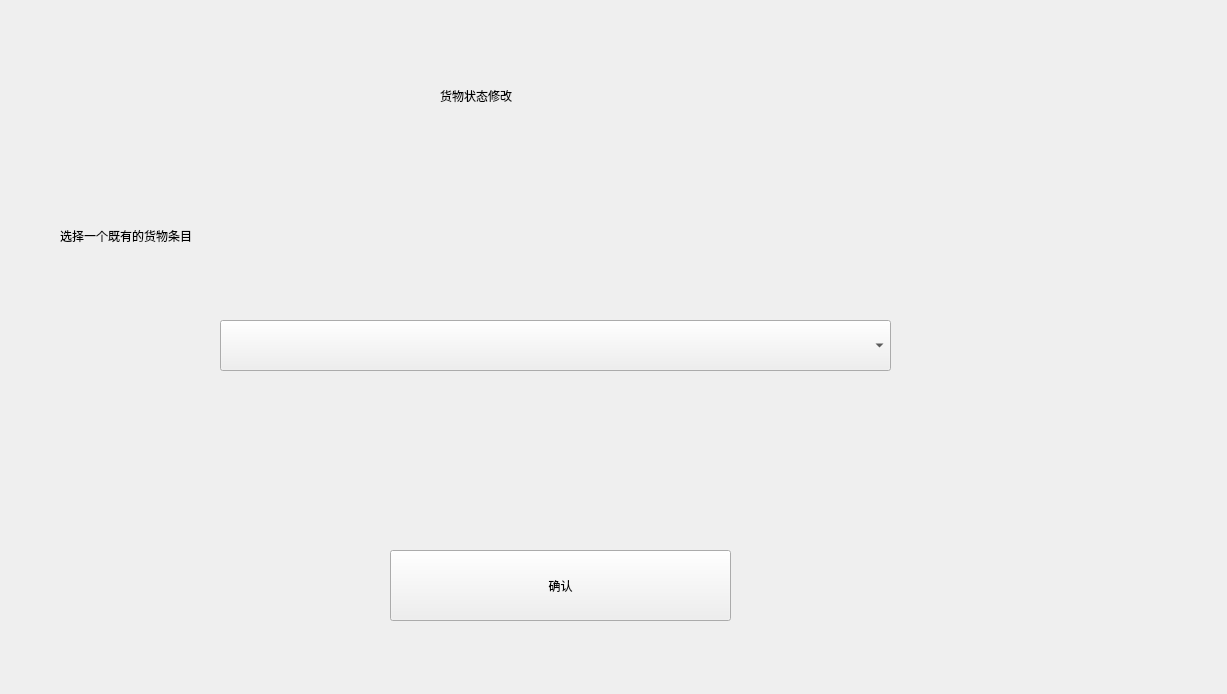
<?xml version="1.0" encoding="UTF-8"?>
<ui version="4.0">
 <class>WindowChangeGoods</class>
 <widget class="QMainWindow" name="WindowChangeGoods">
  <property name="geometry">
   <rect>
    <x>0</x>
    <y>0</y>
    <width>1227</width>
    <height>694</height>
   </rect>
  </property>
  <property name="windowTitle">
   <string>MainWindow</string>
  </property>
  <widget class="QWidget" name="centralwidget">
   <widget class="QLabel" name="label">
    <property name="geometry">
     <rect>
      <x>60</x>
      <y>190</y>
      <width>631</width>
      <height>91</height>
     </rect>
    </property>
    <property name="styleSheet">
     <string notr="true">font: 75 24pt &quot;微软雅黑&quot;;</string>
    </property>
    <property name="text">
     <string>选择一个既有的货物条目</string>
    </property>
   </widget>
   <widget class="QLabel" name="label_2">
    <property name="geometry">
     <rect>
      <x>440</x>
      <y>50</y>
      <width>271</width>
      <height>91</height>
     </rect>
    </property>
    <property name="styleSheet">
     <string notr="true">font: 75 24pt &quot;微软雅黑&quot;;</string>
    </property>
    <property name="text">
     <string>货物状态修改</string>
    </property>
   </widget>
   <widget class="QComboBox" name="comboBox">
    <property name="geometry">
     <rect>
      <x>220</x>
      <y>320</y>
      <width>671</width>
      <height>51</height>
     </rect>
    </property>
    <property name="styleSheet">
     <string notr="true">font: 75 24pt &quot;微软雅黑&quot;;</string>
    </property>
   </widget>
   <widget class="QPushButton" name="pushButton">
    <property name="geometry">
     <rect>
      <x>390</x>
      <y>550</y>
      <width>341</width>
      <height>71</height>
     </rect>
    </property>
    <property name="styleSheet">
     <string notr="true">font: 75 24pt &quot;微软雅黑&quot;;</string>
    </property>
    <property name="text">
     <string>确认</string>
    </property>
   </widget>
  </widget>
 </widget>
 <resources/>
 <connections/>
</ui>
